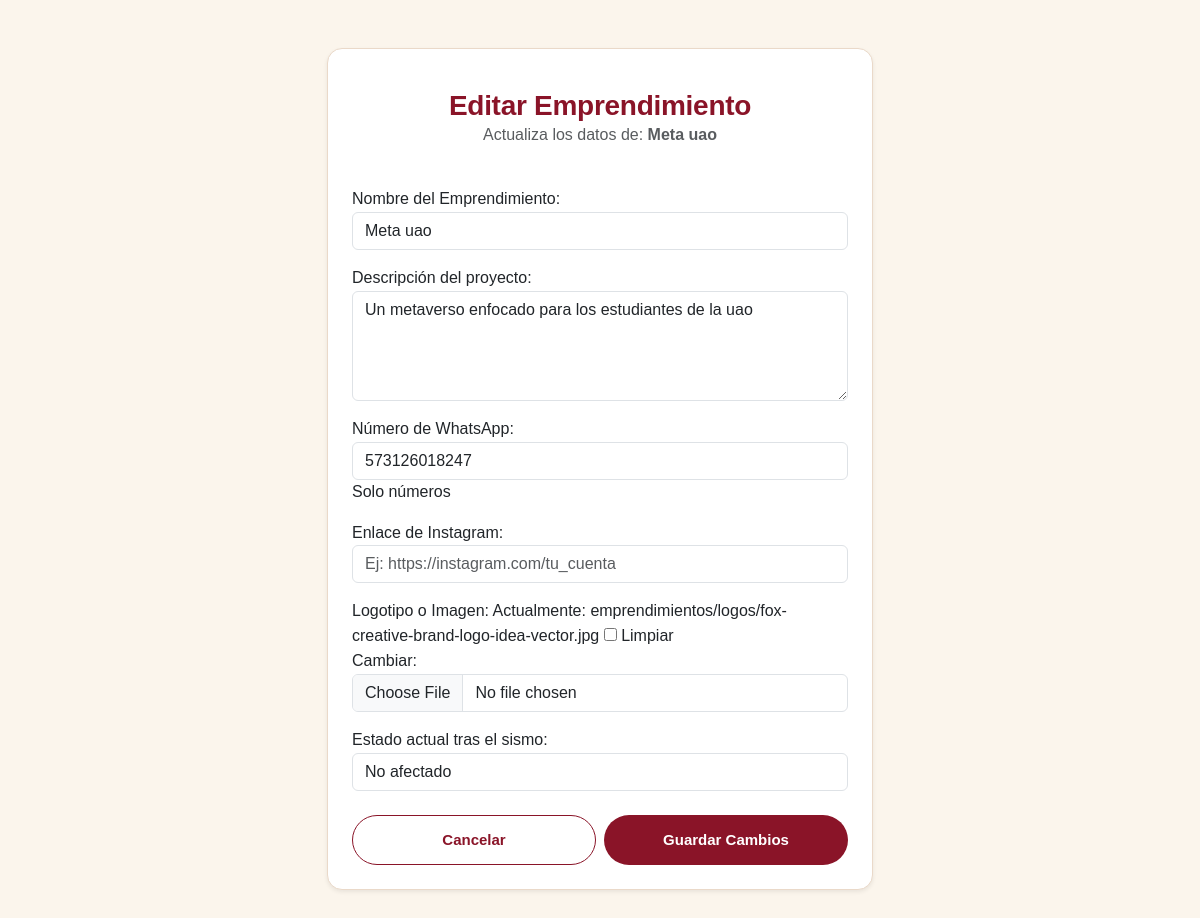
/emprendimientos/editar/5/?next=/panel/emprendimientos/ (signed in), run on an earlier commit of the app's database.
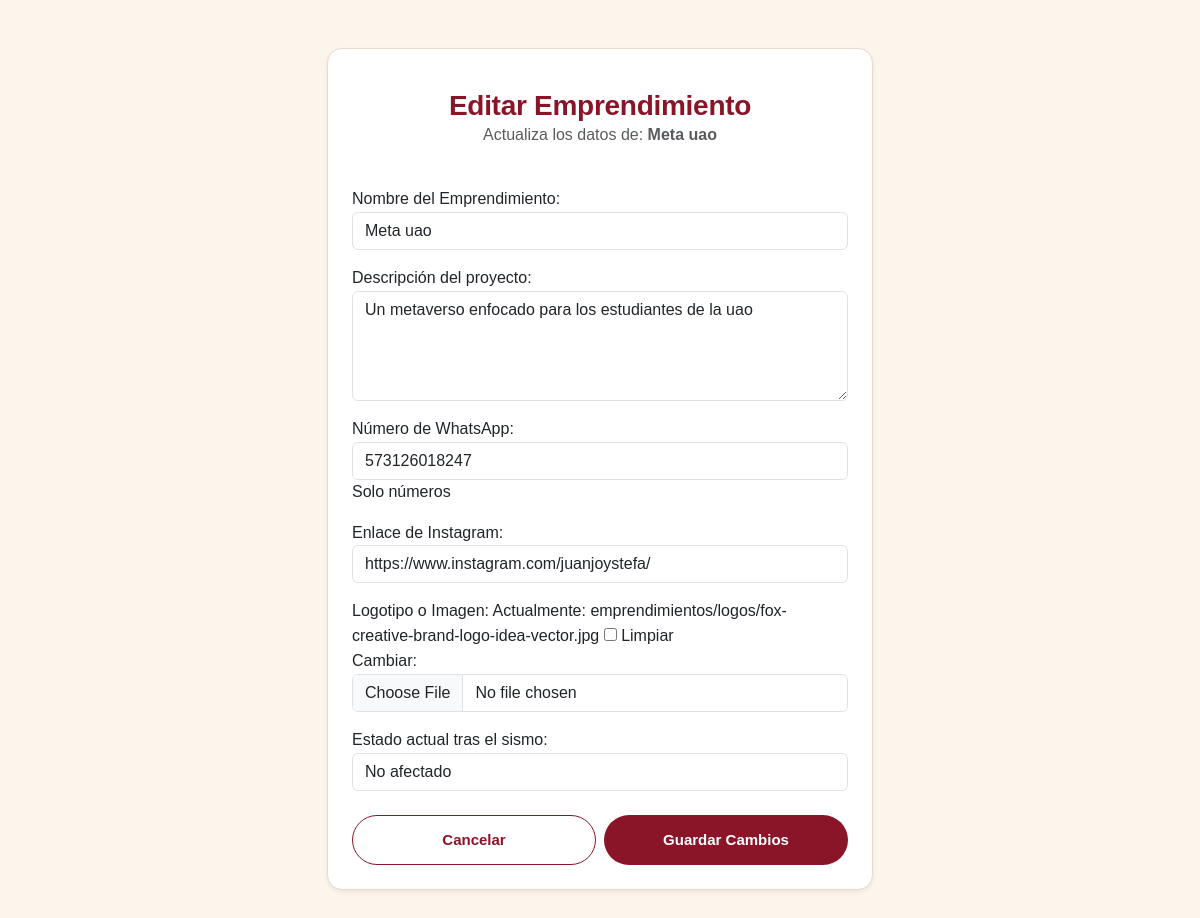
And on a later commit of the database.
### modulos/emprendimientos/models.py (models this page shows, shortened)
class Emprendimiento(models.Model):
    ESTADOS = (
        ('pendiente', 'Pendiente'),
        ('activo', 'Activo'),
        ('rechazado', 'Rechazado'),
    )
    ESTADOS_TERREMOTO = (
        ('afectado', 'Afectado'),
        ('no_afectado', 'No afectado'),
    )
    idEmprendimiento = models.AutoField(primary_key=True)
    nombre = models.CharField(max_length=100)
    descripcion = models.TextField(blank=True, null=True, max_length=1000) # Para que el admin sepa de qué trata
    creador = models.ForeignKey(User, on_delete=models.SET_NULL, null=True, blank=True, related_name="emprendimientos")
    estado = models.CharField(max_length=20, choices=ESTADOS, default='pendiente')
    estado_terremoto = models.CharField(max_length=20, choices=ESTADOS_TERREMOTO, default='no_afectado')
    fecha_creacion = models.DateTimeField(auto_now_add=True)
    link_whatsapp = models.CharField(max_length=20, blank=True, null=True, help_text="Solo números")
    link_instagram = models.URLField(blank=True, null=True)
    logo = models.ImageField(upload_to='emprendimientos/logos/', null=True, blank=True)
    totalVistas = models.IntegerField(default=0)
    vistas_wa = models.IntegerField(default=0)
    vistas_ig = models.IntegerField(default=0)
    vistas_web = models.IntegerField(default=0)
    color_principal = models.CharField(max_length=7, default='#8A1428') # Rojo UAO por defecto
    color_fondo = models.CharField(max_length=7, default='#f8f9fa')     # Gris muy claro por defecto

### modulos/emprendimientos/views.py (the view)
# urls.py: path("emprendimientos/editar/<int:id>/", views.editar_emprendimiento, name="editar_emprendimiento"),
@login_required
def editar_emprendimiento(request, id):
    emprendimiento = get_object_or_404(Emprendimiento, idEmprendimiento=id)
    if request.user != emprendimiento.creador and request.user.perfil.rol != 'admin':
        return redirect('perfil')
    url_retorno = request.GET.get('next', 'perfil')
    if request.method == "POST":
        form = EmprendimientoForm(request.POST, request.FILES, instance=emprendimiento)
        if form.is_valid():
            form.save()
            if url_retorno.startswith('/'):
                return redirect(url_retorno)
            return redirect(url_retorno)
    else:
        form = EmprendimientoForm(instance=emprendimiento)
    return render(request, "emprendimientos/editar_emprendimiento.html", {
        "form": form,
        "emprendimiento": emprendimiento,
        "url_retorno": url_retorno
    })

### templates/emprendimientos/editar_emprendimiento.html (shortened to what this page needs)
{% load static %}
<!DOCTYPE html>
<html lang="es">
<head>
    <link href="https://cdn.jsdelivr.net/npm/bootstrap@5.3.0/dist/css/bootstrap.min.css" rel="stylesheet">
    <link rel="stylesheet" href="{% static 'css/stylesLanding.css' %}">
</head>
<body class="d-flex align-items-center" style="min-height: 100vh; background-color: var(--hueso);">
    <div class="container py-5">
        <div class="row justify-content-center">
            <div class="col-md-6">
                <div class="card shadow-sm p-4" style="border-radius: 15px; border: 1px solid var(--borde);">
                    <div class="text-center mb-4">
                        <h3 class="mt-3" style="color: var(--tinta);">Editar Emprendimiento</h3>
                        <p class="text-muted">Actualiza los datos de: <b>{{ emprendimiento.nombre }}</b></p>
                    </div>
                    <form method="POST" action="{% url 'editar_emprendimiento' emprendimiento.idEmprendimiento %}?next={{ url_retorno }}" enctype="multipart/form-data">
                        {{ form.as_p }}
                        <div class="d-flex gap-2 mt-4">
                            <a href="{% if '/' in url_retorno %}{{ url_retorno }}{% else %}{% url 'perfil' %}{% endif %}" class="btn btn-outline w-50 justify-content-center"  style="border-radius: 999px;">
                            Cancelar
                            </a>
                            <button type="submit" class="btn w-50 justify-content-center" style="background-color: var(--tinta); color: white; border-radius: 999px;">
                                Guardar Cambios
                            </button>
                        </div>
                    </form>
                </div>
            </div>
        </div>
    </div>
</body>
</html>

What changed in the data, as far as the page shows it:
changed Emprendimiento "Meta uao": link_instagram (not shown) → "https://www.instagram.com/juanjoystefa/"
